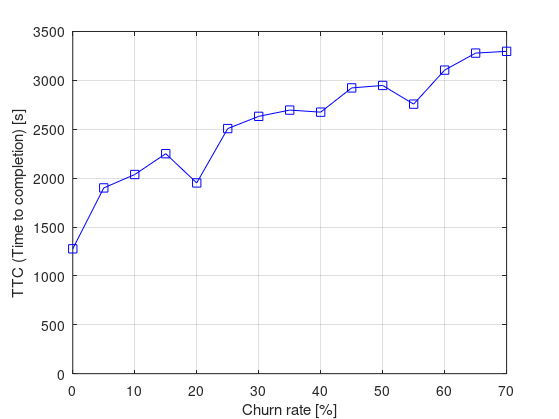

MATLAB code for this plot:
data = [
%Churn	Reliable Seeder	Time	Messages	Seeders	Leechers	Joins	Failures
0	true	1277	10291	101	0	101	0
5	true	1900	10066	101	0	106	5
10	true	2037	11206	111	0	116	5
15	true	2250	11541	113	0	122	9
20	true	1951	11624	119	0	130	11
25	true	2507	11622	118	0	134	16
30	true	2632	10550	105	0	132	27
35	true	2696	11643	109	0	139	30
40	true	2675	12308	126	0	152	26
45	true	2923	10631	105	0	148	43
50	true	2948	10463	101	0	148	47
55	true	2757	10965	107	0	157	50
60	true	3105	11776	119	0	168	49
65	true	3279	11656	112	0	169	57
70	true	3297	10851	99	0	169	70
0	false	1269	10542	100	0	100	0
10	false	2028	11312	110	0	115	5
%20	false	1965	9756	0	119	129	10
%50	false	2024	509	0	98	147	49
50	false	2824	9971	96	0	147	51
];

% Extract
x1 = data(1:15,1);
yTime1 = data(1:15,3);
x2 = data(16:18,1);
yTime2 = data(16:18,3);

% Plot
figure1 = figure();
axes1 = axes('Parent',figure1);
line(x1,yTime1,'Parent',axes1,'Marker','s','Color',[0 0 1],'DisplayName','Reliable seeder');
%line(x2,yTime2,'Parent',axes1,'Marker','o','Color',[1 0 0],'DisplayName','Not reliable seeder');
ylim(axes1,[0 3500]);
box(axes1,'on');
grid(axes1,'on');
xlabel('Churn rate [%]');
ylabel('TTC (Time to completion) [s]');
%legend(axes1,'show');

% Export
set(figure1,'PaperPositionMode','auto');
set(figure1,'PaperSize',[16 12]); 
set(figure1,'PaperUnits','centimeters'); 
print(figure1,'-loose','-dpdf','../figs/Experiment5_TTC');
%close(figure1);

%% Plot
%figure2 = figure();
%axes2 = axes('Parent',figure2,'YTick',[0 2500 5000 7500 10000 12500 15000]);
%line(x,yMessages1,'Parent',axes2,'Marker','s','Color',[0 0 1],'DisplayName','Reliable seeder');
%line(x,yMessages2,'Parent',axes2,'Marker','o','Color',[1 0 0],'DisplayName','No reliable seeder');
%ylim(axes2,[0 15000]);
%box(axes2,'on');
%grid(axes2,'on');
%xlabel('Churn rate [%]');
%ylabel('Messages [n]');
%legend(axes2,'show');
%
%% Export
%set(figure2,'PaperPositionMode','auto');
%set(figure2,'PaperSize',[16 12]); 
%set(figure2,'PaperUnits','centimeters'); 
%print(figure2,'-loose','-dpdf','../figs/Experiment5_MSG');
%%close(figure2);
